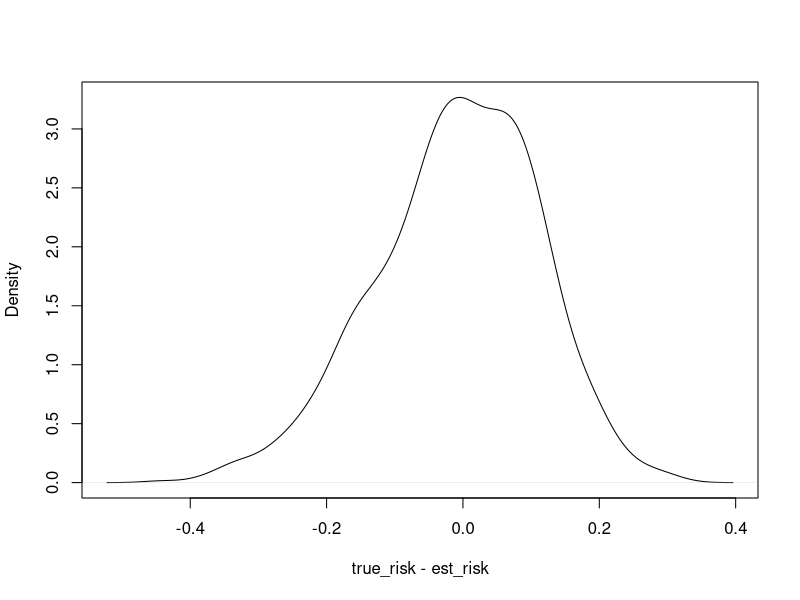
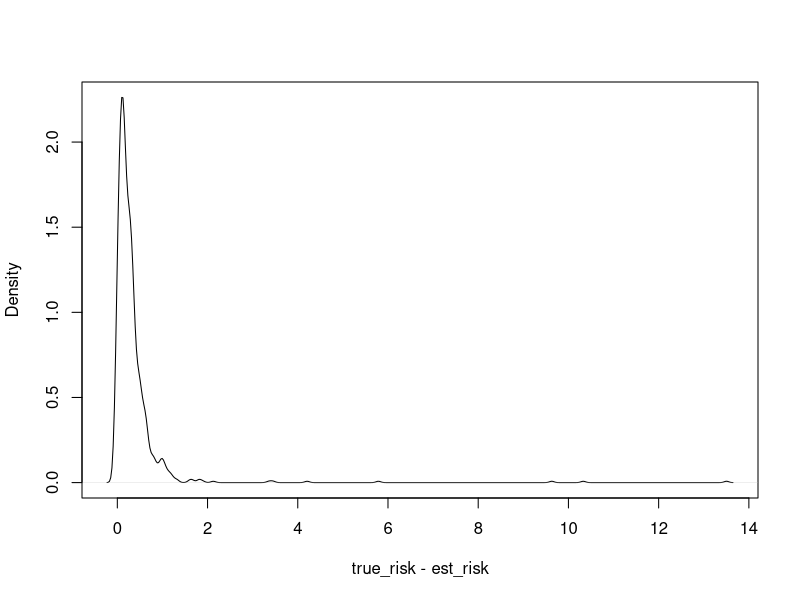

Reproduce these figures in R, in order. (Note: a time limit stopped this script after it produced the figures.)
## ---- chunk 1
toy_data <- function(n, seed = NULL) {
set.seed(seed)
x <- matrix(rnorm(8 * n), ncol = 8)
z <- 0.4 * x[,1] - 0.5 * x[,2] + 1.75 * x[,3] - 0.2 * x[,4] + x[,5]
y <- runif(n) > 1 / (1 + exp(-z))
return (data.frame(x = x, y = y))
}
log_loss <- function(y, p) {
-(y * log(p) + (1 - y) * log(1 - p))
}
## ---- chunk 2
df_dgp <- toy_data(100000, seed=0) 
## ---- chunk 3
toy_dataset50 <- toy_data(50, seed=0)
## ---- chunk 4
model <- function(data) {
 h <-glm(y ~ .,data=data, family = binomial(link = "logit"))
 return(h)
}

## ---- chunk 5
log_risk_model <- function(model, test_set){
  log_loss(test_set$y, predict(model, newdata=test_set, type="response"))
}

## ---- chunk 6
model_proxy <- function(model){
  log_risk_model(model, df_dgp)
}

## ---- chunk 7
model50 <- model(toy_dataset50)
true_risk <- mean(model_proxy(model50))

sprintf("True risk proxy: %.4f", true_risk)

## ---- chunk 8
serror <- function(x){
  n <- length(x)
  mu <- mean(x)
  var <- sum((x - mu)^2)/(n-1) #unbiased
  
  s <- sqrt(var/n)
  return(s)
}

ci95 <- function(x){
  mu <- mean(x)
  se <- serror(x)
  min <- mu - 1.96*se
  max <- mu + 1.96*se
  return(c(min, max))
  
}

## ---- chunk 9

toy_dataset50_1 <- toy_data(50)

log_risk <- log_risk_model(model50, toy_dataset50_1 ) 


sprintf("SE of risk of h using new dataset: %.4f", serror(log_risk))

ci_min <- ci95(log_risk)[1]
ci_max <- ci95(log_risk)[2]

sprintf("CI95 lower bound is: %.4f", ci_min)
sprintf("CI95 upper bound is: %.4f", ci_max)

bool <- true_risk >= ci_min & true_risk <= ci_max
sprintf("0.5-0.5 baseline true risk: %.4f", mean(log_loss(df_dgp$y, 0.5)))
print("true risk proxy contained in confidence interval 0.95:")
print(bool)


## ---- chunk 10

diff <- c()
estimates <- c()
ci_contained <- c()
s_e <- c()
for (i in 1:1000) {
  data <- toy_data(50)
  log_risk <- log_risk_model(model50, data)
  mean_risk <- mean(log_risk)
  
  diff <- append(diff, true_risk - mean_risk, after = length(diff))
  s_e <- append(s_e, serror(log_risk))
  ci <- ci95(log_risk)
  mi <- ci[1]
  ma <- ci[2]
  if ((mi <= true_risk) & true_risk <= ma ){
    ci_contained <- append(ci_contained, 1)
    
  } else{
    ci_contained <- append(ci_contained, 0)
  }
}


  
bias <- mean(diff)
median_se <- median(s_e)
plot(density(diff), xlab="true_risk - est_risk", main="")
sprintf("bias: %.4f", bias)
sprintf("Median standard error: %.4f", median_se)
sprintf("true risk: %.4f", true_risk)
sprintf(" Percentage of 95CI that contain the true risk proxy: %.4f", mean(ci_contained)*100)

## ---- chunk 11
differences <- c()
for (i in 1:50){
  data1 <- toy_data(50)
  data2 <- toy_data(50)
  data12 <- rbind(data1, data2)
  
  h1 <- model(data1)
  h12 <- model(data12)
  
  true_risk1 <- mean(model_proxy(h1))
  true_risk12 <- mean(model_proxy(h12))
  
  differences <- append(differences, true_risk1 - true_risk12)
  
}
summary(differences)
## ---- chunk 12
data <- toy_data(100)
h0 <- model(data)
true_risk0 <- mean(model_proxy(h0))
differences <- c()
se <- c()
ci_contained <- c()

for (i in 1:1000){
  idx = sample(1:100, 50)
  vse <- c(1:100)
  idy <- vse[is.na(pmatch(vse,idx))]
  train <- data[idx,]
  test <- data[idy,]
  h_train <- model(train)
  log_risk <- log_risk_model(h_train, test)
  risk_est <- mean(log_risk)
  differences <- append(differences,   risk_est - true_risk0)
  se <- append(se, serror(log_risk))
   
   
  ci <- ci95(log_risk)
  mi <- ci[1]
  ma <- ci[2]
  if ((mi <= true_risk0) & true_risk0 <= ma ){
    ci_contained <- append(ci_contained, 1)
    
  } else{
    ci_contained <- append(ci_contained, 0)
  }
  
}

bias <- mean(differences)
median_se <- median(se)
plot(density(differences), xlab="true_risk - est_risk", main="")
sprintf("bias: %.4f", bias)
sprintf("Median standard error: %.4f", median_se)
sprintf("true risk: %.4f", true_risk)
sprintf(" Percentage of 95CI that contain the true risk proxy: %.4f", mean(ci_contained)*100)

## ---- chunk 13


k_split <- function(d, k, true_risk0){
  results <- c()
  n <- nrow(d)
  vse <- 1:n

  fold_size <- n %/% k
  for (j in 1:k){
    idy <- 1:n
    idx = sample(vse, fold_size)

    vse <- vse[is.na(pmatch(vse,idx))];
    idy <- idy[is.na(pmatch(idy,idx))];
    train <- d[idy,];
    test <- d[idx,];

    
    h <- model(train)
    log_risk <- log_risk_model(h, test)
    risk_est <- mean(log_risk)
    results <- append(results, risk_est)
  }
  ci <- ci95(results)
  mi <- ci[1]
  ma <- ci[2]
  if ((mi <= true_risk0) & true_risk0 <= ma ){
    return(c(mean(results), 1))
    
  } else{
   return(c(mean(results), 0))
  }


}
## ---- chunk 14
loocv <- function(d, true_risk0){
  results <- c()
  n <- nrow(d)
  vse <- 1:n

  fold_size <- n-1
  for (j in 1:n){

    test <- d[j,];
    train <- d[-j,]

    
    h <- model(train)
    log_risk <- log_risk_model(h, test)
    risk_est <- mean(log_risk)
    results <- append(results, risk_est)
  }
  ci <- ci95(results)
  mi <- ci[1]
  ma <- ci[2]
  if ((mi <= true_risk0) & true_risk0 <= ma ){
    return(c(mean(results), 1))
    
  } else{
   return(c(mean(results), 0))
  }


}
## ---- chunk 15
data <- toy_data(100);
h0 <- model(data);
true_risk <- mean(model_proxy(h0));
sprintf("true risk: %.4f", true_risk)

fold2 <- c()
fold4 <- c()
fold10 <- c()
fold10_20rep <- c()

ci_2 <- c()

print("2-fold:")

for (j in 1:500){
  res <- k_split(data,2,true_risk)
  risk <- res[1]
  ci <- res[2]
  ci_2 <- append(ci_2, ci)
  fold2 <- append(fold2, risk)
  

  
}
  se <- serror(fold2)
  sprintf("Median standard error: %.4f", median(se))
  
  fold2 <- fold2 - true_risk
  sprintf("Mean difference: %.4f", mean(fold2))
  sprintf(" Percentage of 95CI that contain the true risk proxy: %.4f", mean(ci_2)*100)
  #plot(density(fold2), xlab="true_risk - est_risk", xlim=c(-1,3), main="2-fold")
## ---- chunk 16
print("4-fold:")
ci_4 <- c()
fold4 <- c()
for (j in 1:500){
  res <- k_split(data,4,true_risk)
  risk <- res[1]
  ci <- res[2]
  ci_4 <- append(ci_4, ci)
  fold4 <- append(fold4, risk)
  

  
}
  se <- serror(fold4)
  sprintf("Median standard error: %.4f", median(se))
  
  fold4 <- fold4 - true_risk
  sprintf("Mean difference: %.4f", mean(fold4))
  sprintf(" Percentage of 95CI that contain the true risk proxy: %.4f", mean(ci_4)*100)
  #plot(density(fold4), xlab="true_risk - est_risk", xlim=c(-1,3), main="4-fold")
## ---- chunk 17
print("10-fold:")
ci_10 <- c()
fold10 <- c()
for (j in 1:500){
  res <- k_split(data,10,true_risk)
  risk <- res[1]
  ci <- res[2]
  ci_10 <- append(ci_10, ci)
  fold10 <- append(fold10, risk)
  

  
}
  se <- serror(fold10)
  sprintf("Median standard error: %.4f", median(se))
  
  fold10 <- fold10 - true_risk
  sprintf("Mean difference: %.4f", mean(fold10))
  sprintf(" Percentage of 95CI that contain the true risk proxy: %.4f", mean(ci_10)*100)
  #plot(density(fold10), xlab="true_risk - est_risk", xlim=c(-1,3), main="10-fold")
## ---- chunk 18
print("loocv:")
ci_l <- c()
f <- c()
for (j in 1:500){
  res <- loocv(data,true_risk)
  risk <- res[1]
  ci <- res[2]
  ci_l <- append(ci_l, ci)
  f <- append(f, risk)
  

  
}
  se <- serror(f)
  sprintf("Median standard error: %.4f", median(se))
  
  f <- f - true_risk
  sprintf("Mean difference: %.4f", mean(f))
  sprintf(" Percentage of 95CI that contain the true risk proxy: %.4f", mean(ci_l)*100)
  #plot(density(f), xlab="true_risk - est_risk", xlim=c(-1,3), main="loocv")
## ---- chunk 19
par(mfrow=c(2,2))
plot(density(f), xlab="true_risk - est_risk", xlim=c(-1,3), main="loocv")
plot(density(fold10), xlab="true_risk - est_risk", xlim=c(-1,3), main="10-fold")
plot(density(fold4), xlab="true_risk - est_risk", xlim=c(-1,3), main="4-fold")
plot(density(fold2), xlab="true_risk - est_risk", xlim=c(-1,3), main="2-fold")
